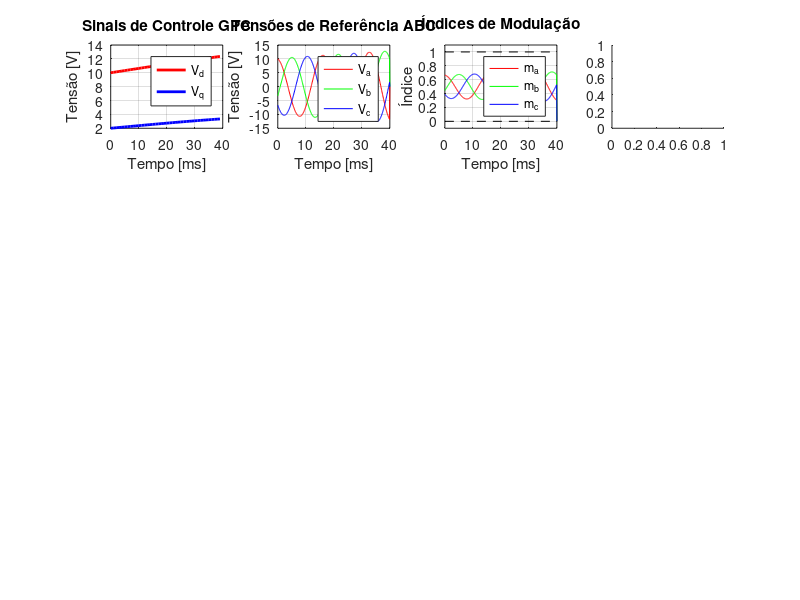

This figure's MATLAB source: (Note: this script raises an error after producing the figure.)
%% ═══════════════════════════════════════════════════════════════════════
%  SIMULAÇÃO COMPLETA: GPC dq → PWM abc → CORRENTES TRIFÁSICAS
%  Versão Corrigida e Otimizada
%% ═══════════════════════════════════════════════════════════════════════

clear; clc; close all;


%% PARÂMETROS DO SISTEMA
%*******************************************************
% Temporização
f = 60;                 % Frequência fundamental [Hz]
f_pwm = 10000;          % Frequência PWM [Hz]  
f_control = 1000;       % Frequência controle GPC [Hz]
Ts_pwm = 1/f_pwm;       % 100 µs
Ts_control = 1/f_control; % 1 ms
Tsim = 0.04;            % Tempo de simulação [s] - 40 ms

% Conversor
Vdc = 60;               % Tensão DC-link [V]
omega = 2*pi*f;         % Frequência angular [rad/s]

% Carga RL trifásica
R_load = 10;            % Resistência [Ω]
L_load = 0.010;         % Indutância [H] - 10 mH

fprintf('═══ CONFIGURAÇÃO ═══\n');
fprintf('PWM:       %.1f kHz (Ts = %.0f µs)\n', f_pwm/1e3, Ts_pwm*1e6);
fprintf('Controle:  %.1f kHz (Ts = %.0f µs)\n', f_control/1e3, Ts_control*1e6);
fprintf('Simulação: %.0f ms\n', Tsim*1e3);
fprintf('Carga:     R = %.1f Ω, L = %.1f mH\n', R_load, L_load*1e3);
fprintf('Vdc:       %.1f V\n\n', Vdc);

%% MATRIZES DE TRANSFORMAÇÃO
%*******************************************************
% Clarke inversa (αβ → abc)
K_clarke_inv = [1,        0;
                -1/2,     sqrt(3)/2;
                -1/2,    -sqrt(3)/2];

% Park (abc → dq) - para medição de correntes
% Usa transformação invariante em amplitude
K_park = @(theta) (2/3) * [cos(theta),   cos(theta - 2*pi/3),   cos(theta - 4*pi/3);
                           -sin(theta), -sin(theta - 2*pi/3), -sin(theta - 4*pi/3)];

%% VETORES DE TEMPO E INICIALIZAÇÃO
%*******************************************************
t_pwm = 0:Ts_pwm:Tsim;               % Vetor de tempo PWM
N_pwm = length(t_pwm);
t_control = 0:Ts_control:(Tsim-Ts_control);  % Vetor de tempo controle
N_control = length(t_control);

fprintf('Amostras PWM:      %d\n', N_pwm);
fprintf('Amostras controle: %d\n', N_control);

% ─────────────────────────────────────────────────────────────────────
% SINAIS DE CONTROLE dq (Saídas do GPC simuladas)
% ─────────────────────────────────────────────────────────────────────
% Aqui você substituiria pelo GPC real
% Por enquanto, sinais variantes no tempo para teste

Vd_gpc = 10 + 5*sin(2*pi*2*t_control);   % Vd variando [5, 15] V
Vq_gpc = 2 + 2*sin(2*pi*3*t_control);    % Vq variando [0, 4] V

fprintf('\nSinais GPC gerados: Vd ∈ [%.1f, %.1f] V, Vq ∈ [%.1f, %.1f] V\n', ...
        min(Vd_gpc), max(Vd_gpc), min(Vq_gpc), max(Vq_gpc));

% Arrays de saída
Va_ref = zeros(1, N_pwm);
Vb_ref = zeros(1, N_pwm);
Vc_ref = zeros(1, N_pwm);
ma = zeros(1, N_pwm);
mb = zeros(1, N_pwm);
mc = zeros(1, N_pwm);
PWM_a = zeros(1, N_pwm);
PWM_b = zeros(1, N_pwm);
PWM_c = zeros(1, N_pwm);

%% GERAÇÃO DA PORTADORA TRIANGULAR
%*******************************************************
% Gerar portadora diretamente em [0, 1] para evitar conversões
carrier = 0.5 + 0.5*sawtooth(2*pi*f_pwm*t_pwm, 0.5);  % Triangular [0,1]

fprintf('\n═══ INICIANDO CONVERSÃO dq → abc + PWM ═══\n');

%% LOOP PRINCIPAL: dq → αβ → abc → PWM
%*******************************************************
ratio = f_pwm / f_control;  % 10 amostras PWM por amostra GPC

for k_ctrl = 1:N_control
    
    % ─────────────────────────────────────────────────────────────────
    % FASE 1: Obter tensões de controle dq do GPC
    % ─────────────────────────────────────────────────────────────────
    Vd = Vd_gpc(k_ctrl);
    Vq = Vq_gpc(k_ctrl);
    
    % ─────────────────────────────────────────────────────────────────
    % FASE 2: Determinar índices PWM correspondentes
    % ─────────────────────────────────────────────────────────────────
    t_start = (k_ctrl - 1) * Ts_control;
    t_end = min(k_ctrl * Ts_control, Tsim);
    idx_pwm = find(t_pwm >= t_start & t_pwm < t_end);
    
    % ─────────────────────────────────────────────────────────────────
    % FASE 3: Para cada amostra PWM neste intervalo de controle
    % ─────────────────────────────────────────────────────────────────
    for jj = 1:length(idx_pwm)
        
        idx = idx_pwm(jj);
        t_current = t_pwm(idx);
        theta = omega * t_current;  % Ângulo elétrico instantâneo
        
        % ═════════════════════════════════════════════════════════════
        % TRANSFORMADA DE PARK INVERSA (dq → αβ)
        % ═════════════════════════════════════════════════════════════
        V_alpha = Vd * cos(theta) - Vq * sin(theta);
        V_beta  = Vd * sin(theta) + Vq * cos(theta);
        
        % ═════════════════════════════════════════════════════════════
        % TRANSFORMADA DE CLARKE INVERSA (αβ → abc)
        % ═════════════════════════════════════════════════════════════
        V_abc = K_clarke_inv * [V_alpha; V_beta];
        Va = V_abc(1);
        Vb = V_abc(2);
        Vc = V_abc(3);
        
        % Armazenar tensões de referência
        Va_ref(idx) = Va;
        Vb_ref(idx) = Vb;
        Vc_ref(idx) = Vc;
        
        % ═════════════════════════════════════════════════════════════
        % CÁLCULO DOS ÍNDICES DE MODULAÇÃO
        % ═════════════════════════════════════════════════════════════
        % CORREÇÃO CRÍTICA: Usar fórmula correta para SPWM bipolar
        % 
        % Para PWM bipolar com portadora unipolar [0,1]:
        % m = V_ref / V_dc + 0.5
        %
        % Onde V_ref ∈ [-V_dc, +V_dc] → m ∈ [0, 1]
        
        ma_val = Va / Vdc + 0.5;
        mb_val = Vb / Vdc + 0.5;
        mc_val = Vc / Vdc + 0.5;
        
        % Saturação rigorosa [0, 1]
        ma_val = max(min(ma_val, 1), 0);
        mb_val = max(min(mb_val, 1), 0);
        mc_val = max(min(mc_val, 1), 0);
        
        ma(idx) = ma_val;
        mb(idx) = mb_val;
        mc(idx) = mc_val;
        
        % ═════════════════════════════════════════════════════════════
        % COMPARAÇÃO COM PORTADORA → GERAÇÃO PWM
        % ═════════════════════════════════════════════════════════════
        carrier_val = carrier(idx);  % Já em [0, 1]
        
        PWM_a(idx) = ma_val > carrier_val;
        PWM_b(idx) = mb_val > carrier_val;
        PWM_c(idx) = mc_val > carrier_val;
    end
    
    % Progresso
    if mod(k_ctrl, floor(N_control/10)) == 0
        fprintf('  %.0f%% completo\n', (k_ctrl/N_control)*100);
    end
end

fprintf('✅ Conversão e PWM concluídos!\n');

%% VERIFICAÇÃO DOS ÍNDICES DE MODULAÇÃO
%*******************************************************
fprintf('\n═══ VERIFICAÇÃO DE ÍNDICES ═══\n');
fprintf('ma: [%.4f, %.4f]\n', min(ma), max(ma));
fprintf('mb: [%.4f, %.4f]\n', min(mb), max(mb));
fprintf('mc: [%.4f, %.4f]\n', min(mc), max(mc));

if all(ma >= 0 & ma <= 1) && all(mb >= 0 & mb <= 1) && all(mc >= 0 & mc <= 1)
    fprintf('✅ TODOS os índices em [0, 1]!\n');
else
    fprintf('❌ ERRO: Índices fora do range!\n');
    n_violations = sum(ma < 0 | ma > 1) + sum(mb < 0 | mb > 1) + sum(mc < 0 | mc > 1);
    fprintf('   Violações: %d de %d amostras\n', n_violations, 3*N_pwm);
end

%% SIMULAÇÃO DINÂMICA DAS CORRENTES (MODELO RL CORRETO)
%*******************************************************
fprintf('\n═══ SIMULANDO CORRENTES (Modelo RL) ═══\n');

% ─────────────────────────────────────────────────────────────────────
% TENSÕES APLICADAS PELA PONTE (Referência ao ponto médio DC)
% ─────────────────────────────────────────────────────────────────────
% Quando PWM = 1 → Chave superior ON → V_fase = +Vdc/2
% Quando PWM = 0 → Chave inferior ON → V_fase = -Vdc/2

Van = (PWM_a - 0.5) * Vdc;  % Tensão fase A-neutro
Vbn = (PWM_b - 0.5) * Vdc;
Vcn = (PWM_c - 0.5) * Vdc;

% ─────────────────────────────────────────────────────────────────────
% MODELO DIFERENCIAL: L*(dI/dt) = V - R*I
% ─────────────────────────────────────────────────────────────────────
% Resolver usando método de Euler para cada fase

Ia = zeros(1, N_pwm);
Ib = zeros(1, N_pwm);
Ic = zeros(1, N_pwm);

for k = 2:N_pwm
    % Equação: I[k+1] = I[k] + (Ts/L)*(V[k] - R*I[k])
    Ia(k) = Ia(k-1) + (Ts_pwm/L_load) * (Van(k-1) - R_load*Ia(k-1));
    Ib(k) = Ib(k-1) + (Ts_pwm/L_load) * (Vbn(k-1) - R_load*Ib(k-1));
    Ic(k) = Ic(k-1) + (Ts_pwm/L_load) * (Vcn(k-1) - R_load*Ic(k-1));
end

fprintf('✅ Correntes simuladas!\n');
fprintf('   Ia: [%.4f, %.4f] A\n', min(Ia), max(Ia));
fprintf('   Ib: [%.4f, %.4f] A\n', min(Ib), max(Ib));
fprintf('   Ic: [%.4f, %.4f] A\n', min(Ic), max(Ic));

% ─────────────────────────────────────────────────────────────────────
% FILTRAR CORRENTES PARA ANÁLISE (Remover ripple PWM)
% ─────────────────────────────────────────────────────────────────────
fc_filter = 500;  % Frequência de corte [Hz]
[b_filt, a_filt] = butter(4, 2*pi*fc_filter / (f_pwm*pi), 'low');

Ia_filt = filtfilt(b_filt, a_filt, Ia);  % filtfilt = zero phase
Ib_filt = filtfilt(b_filt, a_filt, Ib);
Ic_filt = filtfilt(b_filt, a_filt, Ic);

fprintf('   Ripple médio: %.4f A\n', mean(abs(Ia - Ia_filt)));

%% TRANSFORMADA PARA dq (MEDIÇÃO)
%*******************************************************
fprintf('\n═══ TRANSFORMANDO CORRENTES → dq ═══\n');

Id_meas = zeros(1, N_control);
Iq_meas = zeros(1, N_control);

for k_ctrl = 1:N_control
    t_sample = t_control(k_ctrl);
    
    % Encontrar amostra PWM mais próxima
    [~, idx_nearest] = min(abs(t_pwm - t_sample));
    
    theta_k = omega * t_sample;
    
    % Transformada de Park das correntes FILTRADAS
    Idq = K_park(theta_k) * [Ia_filt(idx_nearest); 
                              Ib_filt(idx_nearest); 
                              Ic_filt(idx_nearest)];
    
    Id_meas(k_ctrl) = Idq(1);
    Iq_meas(k_ctrl) = Idq(2);
end

fprintf('✅ Correntes dq calculadas!\n');
fprintf('   Id: [%.4f, %.4f] A\n', min(Id_meas), max(Id_meas));
fprintf('   Iq: [%.4f, %.4f] A\n', min(Iq_meas), max(Iq_meas));

%% REFERÊNCIAS TEÓRICAS (PARA COMPARAÇÃO)
%*******************************************************
% Em regime permanente senoidal: V = (R + jωL)*I
% Portanto: I = V / (R + jωL)

Z_magnitude = sqrt(R_load^2 + (omega*L_load)^2);
Z_phase = atan2(omega*L_load, R_load);

% Correntes esperadas (aproximação regime permanente)
Id_ref_theory = Vd_gpc / Z_magnitude;
Iq_ref_theory = Vq_gpc / Z_magnitude;

%% MÉTRICAS DE DESEMPENHO
%*******************************************************
fprintf('\n═══ MÉTRICAS DE DESEMPENHO ═══\n');

% THD (Total Harmonic Distortion) da corrente fase A
N_fft = 2^nextpow2(N_pwm);
Ia_fft = fft(Ia, N_fft);
f_axis = (0:N_fft-1) * f_pwm / N_fft;

% Fundamental (60 Hz)
[~, idx_fund] = min(abs(f_axis - f));
I_fundamental = abs(Ia_fft(idx_fund));

% Harmônicos
I_harmonics = Ia_fft;
I_harmonics(max(1, idx_fund-2):min(N_fft, idx_fund+2)) = 0;  % Zerar fundamental
I_harm_rms = sqrt(sum(abs(I_harmonics).^2) / N_fft);

THD = (I_harm_rms / I_fundamental) * 100;

fprintf('THD da corrente:    %.2f%%\n', THD);
fprintf('Corrente RMS (Ia):  %.4f A\n', rms(Ia));
fprintf('Ripple pico-pico:   %.4f A\n', max(Ia) - min(Ia));

% Erro de rastreamento em dq
erro_Id = rms(Id_meas - Id_ref_theory);
erro_Iq = rms(Iq_meas - Iq_ref_theory);

fprintf('Erro RMS Id:        %.4f A\n', erro_Id);
fprintf('Erro RMS Iq:        %.4f A\n', erro_Iq);

%% PLOTAGEM COMPLETA
%*******************************************************
fprintf('\n═══ GERANDO GRÁFICOS ═══\n');

figure('Position', [50, 50, 1600, 1200], 'Name', 'Simulação Completa GPC+PWM');

% ─────────────────────────────────────────────────────────────────────
% 1. SINAIS DE CONTROLE dq
% ─────────────────────────────────────────────────────────────────────
subplot(4,4,1);
plot(t_control*1e3, Vd_gpc, 'r-', 'LineWidth', 2); hold on;
plot(t_control*1e3, Vq_gpc, 'b-', 'LineWidth', 2);
title('Sinais de Controle GPC');
xlabel('Tempo [ms]'); ylabel('Tensão [V]');
legend('V_d', 'V_q', 'Location', 'best');
grid on;

% ─────────────────────────────────────────────────────────────────────
% 2. TENSÕES DE REFERÊNCIA abc
% ─────────────────────────────────────────────────────────────────────
subplot(4,4,2);
plot(t_pwm*1e3, Va_ref, 'r-', 'LineWidth', 0.5); hold on;
plot(t_pwm*1e3, Vb_ref, 'g-', 'LineWidth', 0.5);
plot(t_pwm*1e3, Vc_ref, 'b-', 'LineWidth', 0.5);
title('Tensões de Referência ABC');
xlabel('Tempo [ms]'); ylabel('Tensão [V]');
legend('V_a', 'V_b', 'V_c', 'Location', 'best');
grid on;

% ─────────────────────────────────────────────────────────────────────
% 3. ÍNDICES DE MODULAÇÃO
% ─────────────────────────────────────────────────────────────────────
subplot(4,4,3);
plot(t_pwm*1e3, ma, 'r-', 'LineWidth', 0.5); hold on;
plot(t_pwm*1e3, mb, 'g-', 'LineWidth', 0.5);
plot(t_pwm*1e3, mc, 'b-', 'LineWidth', 0.5);
plot([0 Tsim*1e3], [0 0], 'k--', 'LineWidth', 0.5);
plot([0 Tsim*1e3], [1 1], 'k--', 'LineWidth', 0.5);
title('Índices de Modulação');
xlabel('Tempo [ms]'); ylabel('Índice');
legend('m_a', 'm_b', 'm_c', 'Location', 'best');
grid on;
ylim([-0.1, 1.1]);

% ─────────────────────────────────────────────────────────────────────
% 4. HISTOGRAMA DOS ÍNDICES
% ─────────────────────────────────────────────────────────────────────
subplot(4,4,4);
histogram(ma, 30, 'FaceColor', 'r', 'FaceAlpha', 0.5); hold on;
histogram(mb, 30, 'FaceColor', 'g', 'FaceAlpha', 0.5);
histogram(mc, 30, 'FaceColor', 'b', 'FaceAlpha', 0.5);
xline(0, 'k--', 'LineWidth', 2);
xline(1, 'k--', 'LineWidth', 2);
title('Distribuição dos Índices');
xlabel('Índice'); ylabel('Frequência');
legend('m_a', 'm_b', 'm_c');
grid on;
xlim([-0.1, 1.1]);

% ─────────────────────────────────────────────────────────────────────
% 5. PWM vs PORTADORA (Zoom 2 ms)
% ─────────────────────────────────────────────────────────────────────
subplot(4,4,5);
t_zoom = t_pwm(t_pwm < 2e-3);
idx_zoom = 1:length(t_zoom);
plot(t_zoom*1e3, ma(idx_zoom), 'r-', 'LineWidth', 2); hold on;
plot(t_zoom*1e3, carrier(idx_zoom), 'k--', 'LineWidth', 1);
stairs(t_zoom*1e3, PWM_a(idx_zoom), 'b-', 'LineWidth', 1);
title('PWM Fase A (Zoom 2ms)');
xlabel('Tempo [ms]'); ylabel('Amplitude');
legend('Modulante', 'Portadora', 'PWM', 'Location', 'best');
grid on;
ylim([-0.1, 1.1]);

% ─────────────────────────────────────────────────────────────────────
% 6. SINAIS PWM (Zoom 5 ms)
% ─────────────────────────────────────────────────────────────────────
subplot(4,4,6);
t_zoom = t_pwm(t_pwm < 5e-3);
idx_zoom = 1:length(t_zoom);
stairs(t_zoom*1e3, PWM_a(idx_zoom), 'r-', 'LineWidth', 0.5); hold on;
stairs(t_zoom*1e3, PWM_b(idx_zoom) + 2, 'g-', 'LineWidth', 0.5);
stairs(t_zoom*1e3, PWM_c(idx_zoom) + 4, 'b-', 'LineWidth', 0.5);
title('Sinais PWM ABC (Zoom 5ms)');
xlabel('Tempo [ms]'); ylabel('Estado + Offset');
legend('PWM_A', 'PWM_B', 'PWM_C');
grid on;
ylim([-0.5, 5]);

% ─────────────────────────────────────────────────────────────────────
% 7. CORRENTES INSTANTÂNEAS (Zoom 10 ms)
% ─────────────────────────────────────────────────────────────────────
subplot(4,4,7);
t_zoom = t_pwm(t_pwm < 10e-3);
idx_zoom = 1:length(t_zoom);
plot(t_zoom*1e3, Ia(idx_zoom), 'r-', 'LineWidth', 0.5); hold on;
plot(t_zoom*1e3, Ib(idx_zoom), 'g-', 'LineWidth', 0.5);
plot(t_zoom*1e3, Ic(idx_zoom), 'b-', 'LineWidth', 0.5);
title('Correntes ABC (Zoom 10ms)');
xlabel('Tempo [ms]'); ylabel('Corrente [A]');
legend('I_a', 'I_b', 'I_c', 'Location', 'best');
grid on;

% ─────────────────────────────────────────────────────────────────────
% 8. CORRENTES FILTRADAS (Todo o tempo)
% ─────────────────────────────────────────────────────────────────────
subplot(4,4,8);
plot(t_pwm*1e3, Ia_filt, 'r-', 'LineWidth', 1.5); hold on;
plot(t_pwm*1e3, Ib_filt, 'g-', 'LineWidth', 1.5);
plot(t_pwm*1e3, Ic_filt, 'b-', 'LineWidth', 1.5);
title('Correntes Filtradas (Fundamental)');
xlabel('Tempo [ms]'); ylabel('Corrente [A]');
legend('I_a', 'I_b', 'I_c', 'Location', 'best');
grid on;

% ─────────────────────────────────────────────────────────────────────
% 9. CORRENTE vs TENSÃO (Fase A)
% ─────────────────────────────────────────────────────────────────────
subplot(4,4,9);
t_zoom = t_pwm(t_pwm < 20e-3);
idx_zoom = 1:length(t_zoom);
yyaxis left;
plot(t_zoom*1e3, Ia_filt(idx_zoom), 'r-', 'LineWidth', 2);
ylabel('Corrente I_a [A]');
yyaxis right;
plot(t_zoom*1e3, Van(idx_zoom), 'b-', 'LineWidth', 0.5);
ylabel('Tensão V_{an} [V]');
title('Tensão vs Corrente (Fase A)');
xlabel('Tempo [ms]');
grid on;

% ─────────────────────────────────────────────────────────────────────
% 10. ESPECTRO DA CORRENTE FASE A
% ─────────────────────────────────────────────────────────────────────
subplot(4,4,10);
plot(f_axis(1:N_fft/2), 20*log10(abs(Ia_fft(1:N_fft/2))), 'b-', 'LineWidth', 1);
hold on;
xline(f, 'r--', 'LineWidth', 2, 'Label', 'Fundamental');
xline(f_pwm, 'k--', 'LineWidth', 1, 'Label', 'f_{PWM}');
title(sprintf('Espectro I_a (THD = %.2f%%)', THD));
xlabel('Frequência [Hz]'); ylabel('Magnitude [dB]');
xlim([0, 3000]);
grid on;

% ─────────────────────────────────────────────────────────────────────
% 11. CORRENTES dq MEDIDAS
% ─────────────────────────────────────────────────────────────────────
subplot(4,4,11);
plot(t_control*1e3, Id_meas, 'r-', 'LineWidth', 2); hold on;
plot(t_control*1e3, Iq_meas, 'b-', 'LineWidth', 2);
title('Correntes Medidas (dq)');
xlabel('Tempo [ms]'); ylabel('Corrente [A]');
legend('I_d', 'I_q', 'Location', 'best');
grid on;

% ─────────────
